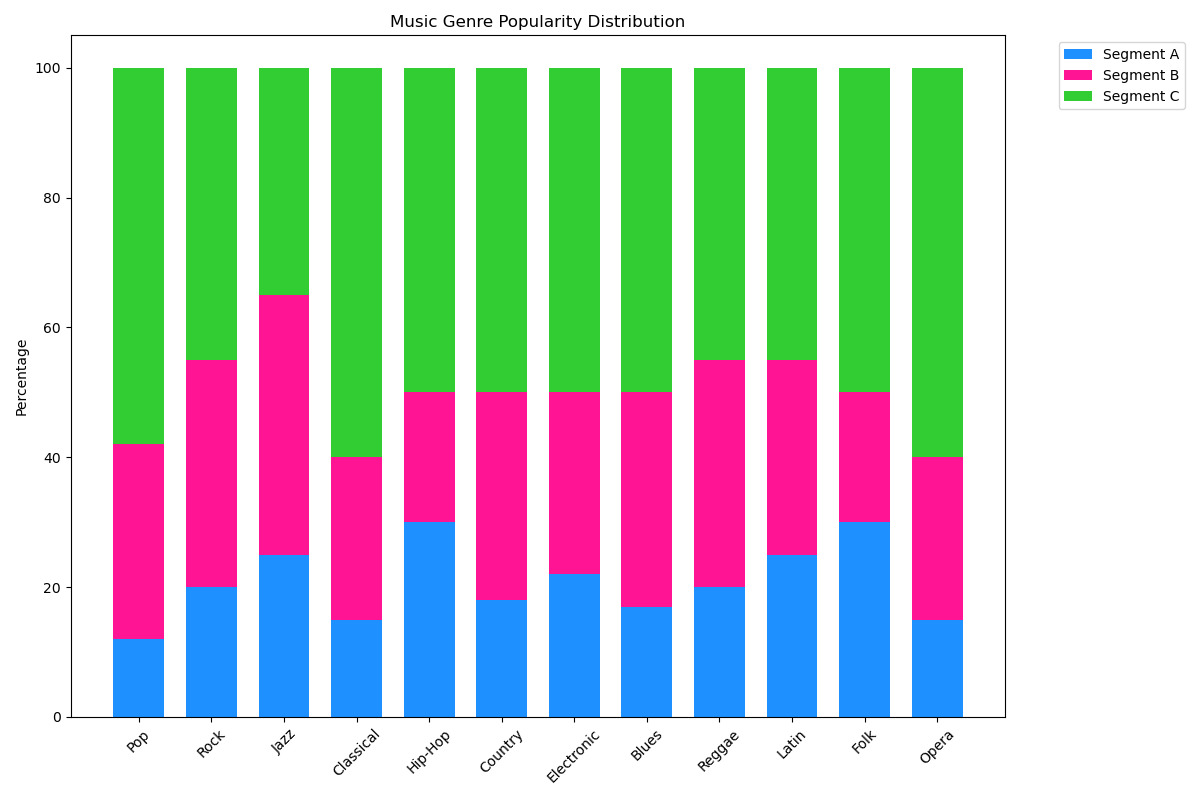

Write Python code to recreate this figure.

import matplotlib.pyplot as plt
import numpy as np

data = {
    'Topic': ['Pop', 'Rock', 'Jazz', 'Classical', 'Hip-Hop', 'Country', 'Electronic', 'Blues', 'Reggae', 'Latin', 'Folk', 'Opera'],
    'Segment A': [12, 20, 25, 15, 30, 18, 22, 17, 20, 25, 30, 15],
    'Segment B': [30, 35, 40, 25, 20, 32, 28, 33, 35, 30, 20, 25],
    'Segment C': [58, 45, 35, 60, 50, 50, 50, 50, 45, 45, 50, 60]
}

topics = data['Topic']
segments = ['Segment A', 'Segment B', 'Segment C']
values = np.array([data[segment] for segment in segments])

fig, ax = plt.subplots(figsize=(12, 8))

bar_width = 0.7

bottom = np.zeros(len(topics))

colors = ['#1e90ff', '#ff1493', '#32cd32']

for i, segment in enumerate(segments):
    ax.bar(topics, values[i], bottom=bottom, width=bar_width, label=segment, color=colors[i])
    bottom += values[i]

ax.set_ylabel('Percentage')
ax.set_title('Music Genre Popularity Distribution')
ax.legend(loc='upper left', bbox_to_anchor=(1.05, 1))

plt.xticks(rotation=45)
plt.tight_layout()
plt.show()
